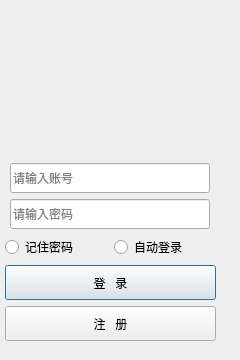
<?xml version="1.0" encoding="UTF-8"?>
<ui version="4.0">
 <class>LoginDialog</class>
 <widget class="QDialog" name="LoginDialog">
  <property name="geometry">
   <rect>
    <x>0</x>
    <y>0</y>
    <width>240</width>
    <height>360</height>
   </rect>
  </property>
  <property name="sizePolicy">
   <sizepolicy hsizetype="Preferred" vsizetype="Preferred">
    <horstretch>0</horstretch>
    <verstretch>0</verstretch>
   </sizepolicy>
  </property>
  <property name="windowTitle">
   <string>login</string>
  </property>
  <widget class="QWidget" name="centralwidget" native="true">
   <property name="geometry">
    <rect>
     <x>0</x>
     <y>0</y>
     <width>221</width>
     <height>341</height>
    </rect>
   </property>
   <widget class="QWidget" name="verticalLayoutWidget">
    <property name="geometry">
     <rect>
      <x>0</x>
      <y>0</y>
      <width>221</width>
      <height>341</height>
     </rect>
    </property>
    <layout class="QVBoxLayout" name="verticalLayout">
     <property name="leftMargin">
      <number>5</number>
     </property>
     <property name="topMargin">
      <number>30</number>
     </property>
     <property name="rightMargin">
      <number>5</number>
     </property>
     <item>
      <layout class="QHBoxLayout" name="horizontalLayout">
       <property name="topMargin">
        <number>0</number>
       </property>
       <item>
        <spacer name="verticalSpacer">
         <property name="orientation">
          <enum>Qt::Vertical</enum>
         </property>
         <property name="sizeHint" stdset="0">
          <size>
           <width>20</width>
           <height>40</height>
          </size>
         </property>
        </spacer>
       </item>
       <item>
        <widget class="QLabel" name="label">
         <property name="minimumSize">
          <size>
           <width>90</width>
           <height>90</height>
          </size>
         </property>
         <property name="maximumSize">
          <size>
           <width>90</width>
           <height>90</height>
          </size>
         </property>
         <property name="text">
          <string/>
         </property>
         <property name="pixmap">
          <pixmap resource="../yunquan.qrc">:/images/user_man</pixmap>
         </property>
         <property name="scaledContents">
          <bool>true</bool>
         </property>
        </widget>
       </item>
       <item>
        <spacer name="verticalSpacer_2">
         <property name="orientation">
          <enum>Qt::Vertical</enum>
         </property>
         <property name="sizeHint" stdset="0">
          <size>
           <width>20</width>
           <height>40</height>
          </size>
         </property>
        </spacer>
       </item>
      </layout>
     </item>
     <item alignment="Qt::AlignHCenter|Qt::AlignVCenter">
      <widget class="QLineEdit" name="userName">
       <property name="minimumSize">
        <size>
         <width>200</width>
         <height>30</height>
        </size>
       </property>
       <property name="maximumSize">
        <size>
         <width>200</width>
         <height>30</height>
        </size>
       </property>
       <property name="placeholderText">
        <string>请输入账号</string>
       </property>
      </widget>
     </item>
     <item alignment="Qt::AlignHCenter|Qt::AlignVCenter">
      <widget class="QLineEdit" name="pass">
       <property name="minimumSize">
        <size>
         <width>200</width>
         <height>30</height>
        </size>
       </property>
       <property name="maximumSize">
        <size>
         <width>200</width>
         <height>30</height>
        </size>
       </property>
       <property name="echoMode">
        <enum>QLineEdit::Password</enum>
       </property>
       <property name="placeholderText">
        <string>请输入密码</string>
       </property>
      </widget>
     </item>
     <item>
      <layout class="QHBoxLayout" name="horizontalLayout_2">
       <item>
        <widget class="QRadioButton" name="radioButton_2">
         <property name="text">
          <string>记住密码</string>
         </property>
        </widget>
       </item>
       <item>
        <widget class="QRadioButton" name="radioButton">
         <property name="text">
          <string>自动登录</string>
         </property>
        </widget>
       </item>
      </layout>
     </item>
     <item>
      <widget class="QPushButton" name="loginBtn">
       <property name="sizePolicy">
        <sizepolicy hsizetype="Minimum" vsizetype="Fixed">
         <horstretch>0</horstretch>
         <verstretch>0</verstretch>
        </sizepolicy>
       </property>
       <property name="minimumSize">
        <size>
         <width>0</width>
         <height>35</height>
        </size>
       </property>
       <property name="maximumSize">
        <size>
         <width>16777215</width>
         <height>35</height>
        </size>
       </property>
       <property name="sizeIncrement">
        <size>
         <width>0</width>
         <height>0</height>
        </size>
       </property>
       <property name="baseSize">
        <size>
         <width>0</width>
         <height>0</height>
        </size>
       </property>
       <property name="text">
        <string>登   录</string>
       </property>
      </widget>
     </item>
     <item>
      <widget class="QPushButton" name="regBtn">
       <property name="minimumSize">
        <size>
         <width>0</width>
         <height>35</height>
        </size>
       </property>
       <property name="maximumSize">
        <size>
         <width>16777215</width>
         <height>35</height>
        </size>
       </property>
       <property name="text">
        <string>注   册</string>
       </property>
      </widget>
     </item>
    </layout>
    <zorder>pass</zorder>
    <zorder>userName</zorder>
    <zorder></zorder>
    <zorder>loginBtn</zorder>
    <zorder>regBtn</zorder>
   </widget>
  </widget>
 </widget>
 <resources>
  <include location="../yunquan.qrc"/>
 </resources>
 <connections/>
</ui>
